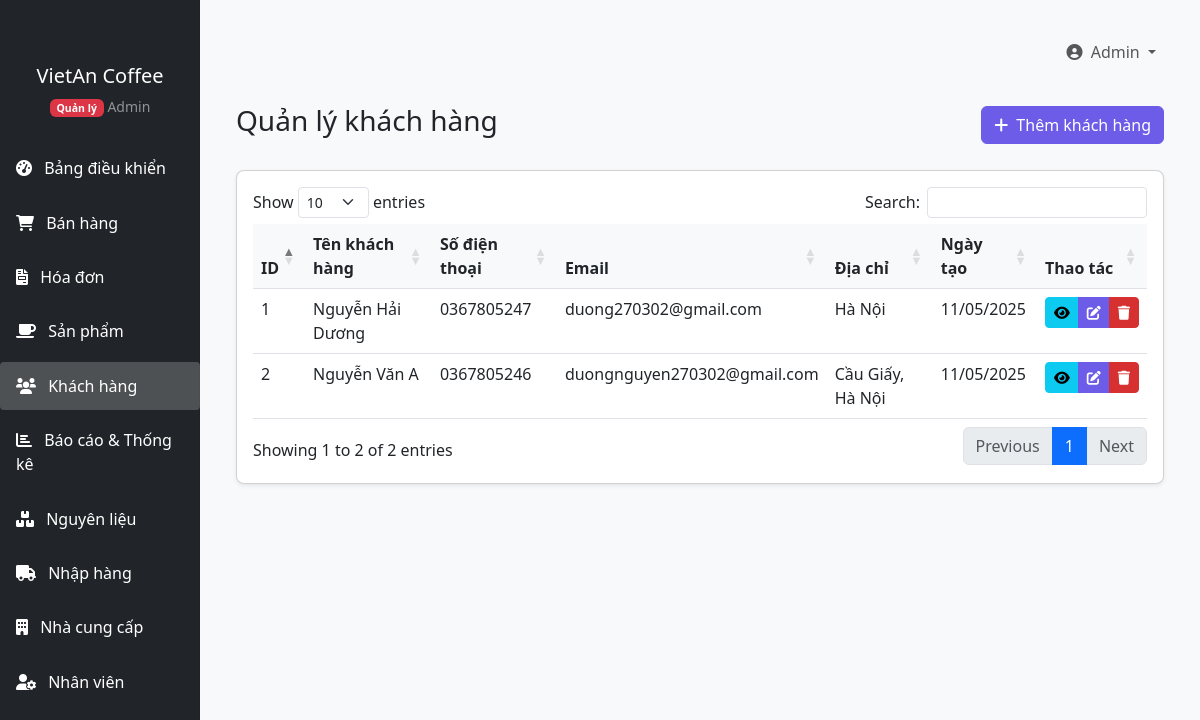
The page /QuanLyCafe/index.php?page=customers (signed in) on the database its author committed.
### tables this page shows
CREATE TABLE `customers` (
  `id` int(11) NOT NULL,
  `name` varchar(100) NOT NULL,
  `email` varchar(100) DEFAULT NULL,
  `phone` varchar(20) DEFAULT NULL,
  `address` text DEFAULT NULL,
  `created_at` timestamp NOT NULL DEFAULT current_timestamp(),
  `updated_at` timestamp NOT NULL DEFAULT current_timestamp() ON UPDATE current_timestamp()
);

### QuanLyCafe/models/Customer.php (called while the page is built, shortened)
<?php
class Customer {
    private $conn;
    public function __construct($db) {
        $this->conn = $db;
    }
    public function getAll() {
        $query = "SELECT * FROM customers ORDER BY name ASC";
        $result = $this->conn->query($query);
        return $result->fetch_all(MYSQLI_ASSOC);
    }
}

### QuanLyCafe/includes/functions.php (called while the page is built, shortened)
<?php
function formatDate($date, $format = 'd/m/Y') {
    return date($format, strtotime($date));
}

### QuanLyCafe/views/customers/index.php (the view)
<?php include 'includes/header.php'; ?>
<div class="container-fluid">
    <div class="d-flex justify-content-between align-items-center mb-4">
        <h1 class="h3">Quản lý khách hàng</h1>
        <a href="index.php?page=customers&action=create" class="btn btn-primary">
            <i class="fas fa-plus me-1"></i> Thêm khách hàng
        </a>
    </div>
    <div class="card">
        <div class="card-body">
            <div class="table-responsive">
                <table class="table table-hover datatable">
                    <thead>
                        <tr>
                            <th>ID</th>
                            <th>Tên khách hàng</th>
                            <th>Số điện thoại</th>
                            <th>Email</th>
                            <th>Địa chỉ</th>
                            <th>Ngày tạo</th>
                            <th>Thao tác</th>
                        </tr>
                    </thead>
                    <tbody>
                        <?php if (empty($customers)): ?>
                            <tr>
                                <td colspan="7" class="text-center">Không có dữ liệu</td>
                            </tr>
                        <?php else: ?>
                            <?php foreach ($customers as $item): ?>
                                <tr>
                                    <td><?php echo $item['id']; ?></td>
                                    <td><?php echo $item['name']; ?></td>
                                    <td><?php echo $item['phone']; ?></td>
                                    <td><?php echo $item['email']; ?></td>
                                    <td><?php echo $item['address']; ?></td>
                                    <td><?php echo formatDate($item['created_at']); ?></td>
                                    <td>
                                        <div class="btn-group">
                                            <a href="index.php?page=customers&action=view&id=<?php echo $item['id']; ?>" class="btn btn-sm btn-info" data-bs-toggle="tooltip" title="Xem chi tiết">
                                                <i class="fas fa-eye"></i>
                                            </a>
                                            <a href="index.php?page=customers&action=edit&id=<?php echo $item['id']; ?>" class="btn btn-sm btn-primary" data-bs-toggle="tooltip" title="Sửa">
                                                <i class="fas fa-edit"></i>
                                            </a>
                                            <a href="index.php?page=customers&action=delete&id=<?php echo $item['id']; ?>" class="btn btn-sm btn-danger btn-delete" data-bs-toggle="tooltip" title="Xóa" onclick="return confirm('Bạn có chắc chắn muốn xóa khách hàng này?')">
                                                <i class="fas fa-trash"></i>
                                            </a>
                                        </div>
                                    </td>
                                </tr>
                            <?php endforeach; ?>
                        <?php endif; ?>
                    </tbody>
                </table>
            </div>
        </div>
    </div>
</div>
<?php include 'includes/footer.php'; ?>

### QuanLyCafe/assets/css/style.css (style rules this page uses)
body { font-family: 'Segoe UI', Tahoma, Geneva, Verdana, sans-serif; background-color: #f8f9fa; }
.card { border-radius: 0.5rem; box-shadow: 0 0.125rem 0.25rem rgba(0, 0, 0, 0.075); margin-bottom: 1.5rem; }
.btn-primary { background-color: #6c5ce7; border-color: #6c5ce7; }
.btn-danger { background-color: #d63031; border-color: #d63031; }
.table th { font-weight: 600; background-color: #f8f9fa; }

### rows shown on the page
customers: id "1", name "Nguyễn Hải Dương", phone "0367805247", email "duong270302@gmail.com", address "Hà Nội", created_at "11/05/2025"
customers: id "2", name "Nguyễn Văn A", phone "0367805246", email "duongnguyen270302@gmail.com", address "Cầu Giấy, Hà Nội", created_at "11/05/2025"

### other values the page prints
getCurrentUserName() "Admin"
